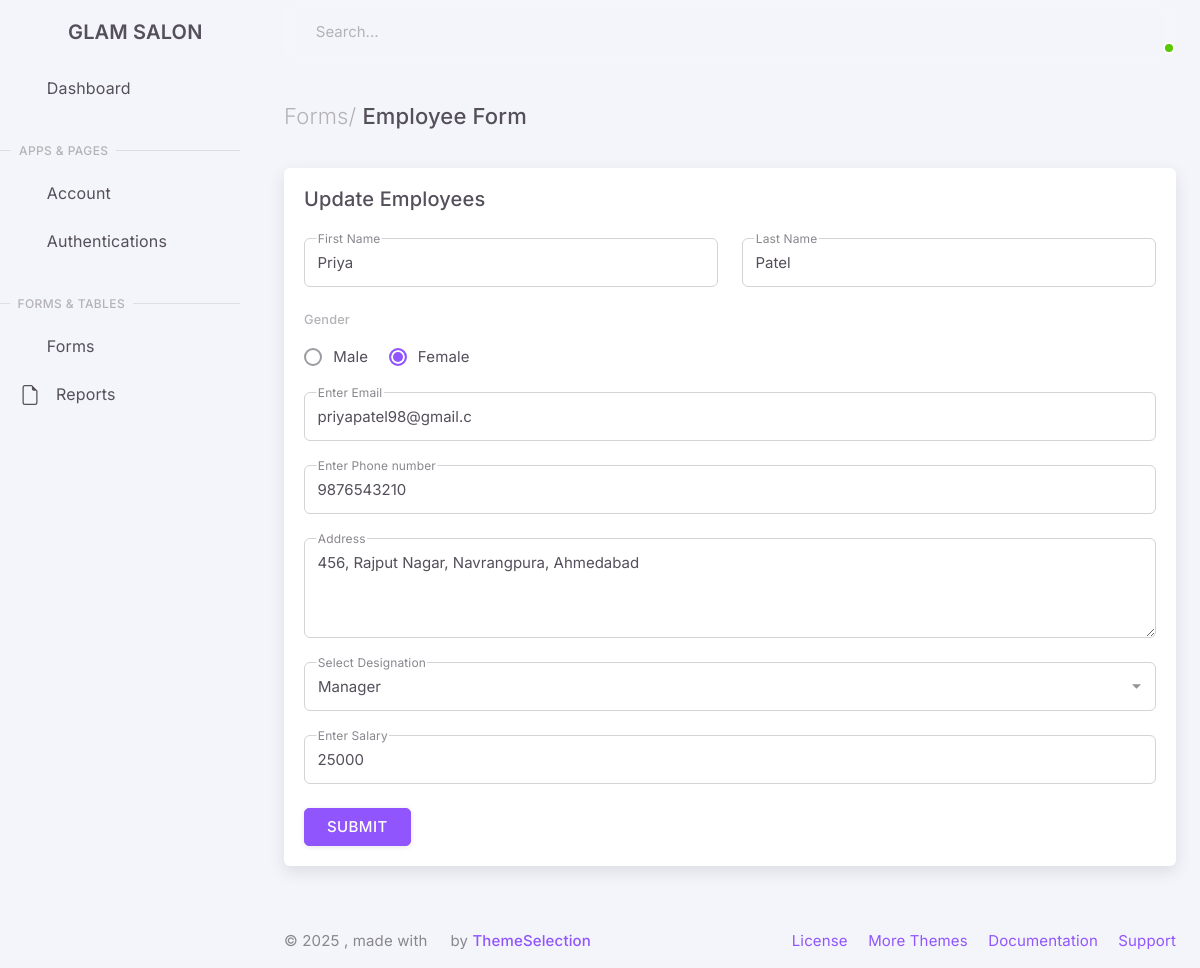
The app's page /admin_panel/html/update_emp.php?uid=11 with its own data.
### tables this page shows
CREATE TABLE `tbl_employee` (
  `emp_id` int(20) NOT NULL,
  `fname` varchar(20) NOT NULL,
  `lname` varchar(20) NOT NULL,
  `gender` varchar(10) NOT NULL,
  `email` varchar(20) NOT NULL,
  `password` varchar(20) NOT NULL,
  `contact` bigint(20) NOT NULL,
  `employee_img` varchar(200) NOT NULL,
  `address` varchar(50) NOT NULL,
  `designation` varchar(10) NOT NULL,
  `salary` int(10) NOT NULL
);

### admin_panel/html/update_emp.php (the view, shortened to what this page needs)
<?php
$connection = mysqli_connect("localhost", "root", "", "projectdb");
$id = $_GET['uid'];
$query = mysqli_query($connection, "select * from tbl_employee where emp_id=$id");
$data = mysqli_fetch_array($query);
$fname = $data['fname'];
$lname = $data['lname'];
$gender = $data['gender'];
$email = $data['email'];
$contact = $data['contact'];
$address = $data['address'];
$salary = $data['salary'];
$designation = $data['designation'];
?>
<!DOCTYPE html>
<html lang="en" class="light-style layout-menu-fixed layout-compact" dir="ltr" data-theme="theme-default" data-assets-path="../assets/" data-template="vertical-menu-template-free">
<head>
    <link rel="stylesheet" href="../assets/vendor/fonts/materialdesignicons.css" />
    <link rel="stylesheet" href="../assets/vendor/libs/node-waves/node-waves.css" />
    <link rel="stylesheet" href="../assets/vendor/css/core.css" class="template-customizer-core-css" />
    <link rel="stylesheet" href="../assets/vendor/css/theme-default.css" class="template-customizer-theme-css" />
    <link rel="stylesheet" href="../assets/css/demo.css" />
    <link rel="stylesheet" href="../assets/vendor/libs/perfect-scrollbar/perfect-scrollbar.css" />
</head>
<body>
    <div class="layout-wrapper layout-content-navbar">
        <div class="layout-container">
            <?php
            include "sidebar.php";
            ?>
            <div class="layout-page">
                <?php
                include "navbar.php";
                ?>
                <div class="content-wrapper">
                    <div class="container-xxl flex-grow-1 container-p-y">
                        <h4 class="py-3 mb-4"><span class="text-muted fw-light">Forms/</span> Employee Form</h4>
                        <div class="row">
                            <div class="col-xl">
                                <div class="card mb-4">
                                    <div class="card-header d-flex justify-content-between align-items-center">
                                        <h5 class="mb-0">Update Employees</h5>
                                    </div>
                                    <div class="card-body">
                                        <form id="frm1" method="post" class="needs-validation" novalidate>
                                            <div class="row">
                                                <div class="col">
                                                    <div class="form-floating form-floating-outline mb-4">
                                                        <input type="text" name="fname" value="<?php echo $fname; ?>" class="form-control" id="floatingInput" placeholder="John" aria-describedby="floatingInputHelp" required />
                                                        <label for="floatingInput">First Name</label>
                                                    </div>
                                                </div>
                                                <div class="col">
                                                    <div class="form-floating form-floating-outline mb-4">
                                                        <input type="text" name="lname" value="<?php echo $lname; ?>" class="form-control" id="floatingInput" placeholder="die" aria-describedby="floatingInputHelp" required />
                                                        <label for="floatingInput">Last Name</label>
                                                    </div>
                                                </div>
                                            </div>
                                            <div class="col-md mb-3">
                                                <small class="text-light fw-medium d-block">Gender</small>
                                                <div class="form-check form-check-inline mt-3">
                                                    <input class="form-check-input" name="gender" type="radio" name="inlineRadioOptions" id="inlineRadio1" value="Male" <?php if ($gender == "Male") { echo "checked"; }?> />
                                                    <label class="form-check-label" for="inlineRadio1">Male</label>
                                                </div>
                                                <div class="form-check form-check-inline">
                                                    <input class="form-check-input" name="gender" type="radio" name="inlineRadioOptions" id="inlineRadio2" value="Female" <?php if ($gender == "Female") { echo "checked"; }?> required />
                                                    <label class="form-check-label" for="inlineRadio2">Female</label>
                                                </div>
                                            </div>
                                            <div class="form-floating form-floating-outline mb-4">
                                                <input type="email" name="email" value="<?php echo $email; ?>" class="form-control" id="floatingInput" placeholder="name@example.com" aria-describedby="floatingInputHelp" required />
                                                <label for="floatingInput">Enter Email</label>
                                            </div>
                                            <div class="form-floating form-floating-outline mb-4">
                                                <input type="tel" name="contact" value="<?php echo $contact; ?>" class="form-control" id="floatingInput" placeholder="Phone number" aria-describedby="floatingInputHelp" required />
                                                <label for="floatingInput">Enter Phone number</label>
                                            </div>
                                            <div class="form-floating form-floating-outline mb-4">
                                                <textarea name="address" class="form-control h-px-100" id="exampleFormControlTextarea1" placeholder="Enter your Adreess in details" required><?php echo $address; ?></textarea>
                                                <label for="exampleFormControlTextarea1">Address</label>
                                            </div>
                                            <div class="form-floating form-floating-outline mb-4">
                                                <select class="form-select" id="exampleFormControlSelect1" name="designation" aria-label="Default select example" required>
                                                    <option value="Manager" <?php if ($designation == "Manager") { echo "selected"; }?>>Manager</option>
                                                </select>
                                                <label for="exampleFormControlSelect1">Select Designation</label>
                                            </div>
                                            <div class="form-floating form-floating-outline mb-4">
                                                <input type="number" name="salary" value="<?php echo $salary; ?>"  class="form-control" id="floatingInput" placeholder="ex. 12000" aria-describedby="floatingInputHelp" required />
                                                <label for="floatingInput">Enter Salary</label>
                                            </div>
                                            <button type="submit" name="btn_submit" class="btn btn-primary">Submit</button>
                                        </form>
                                    </div>
                                </div>
                            </div>
                        </div>
                    </div>
                    <footer class="content-footer footer bg-footer-theme">
                        <div class="container-xxl">
                            <div class="footer-container d-flex align-items-center justify-content-between py-3 flex-md-row flex-column">
                                <div class="text-body mb-2 mb-md-0">
                                    ©
                                    , made with <span class="text-danger"><i class="tf-icons mdi mdi-heart"></i></span> by
                                    <a href="https://themeselection.com" target="_blank" class="footer-link fw-medium">ThemeSelection</a>
                                </div>
                                <div class="d-none d-lg-inline-block">
                                    <a href="https://themeselection.com/license/" class="footer-link me-3" target="_blank">License</a>
                                    <a href="https://themeselection.com/" target="_blank" class="footer-link me-3">More Themes</a>
                                    <a href="https://demos.themeselection.com/materio-bootstrap-html-admin-template/documentation/" target="_blank" class="footer-link me-3">Documentation</a>
                                    <a href="https://github.com/themeselection/materio-bootstrap-html-admin-template-free/issues" target="_blank" class="footer-link">Support</a>
                                </div>
                            </div>
                        </div>
                    </footer>
                </div>
            </div>
        </div>
    </div>
</body>
</html>

### records on screen
tbl_employee: fname "Priya", lname "Patel", gender "☐ Male", gender "☑ Female", email "priyapatel98@gmail.c", contact "9876543210", address "456, Rajput Nagar, Navrangpura, Ahmedabad", designation "Manager", salary "25000"
